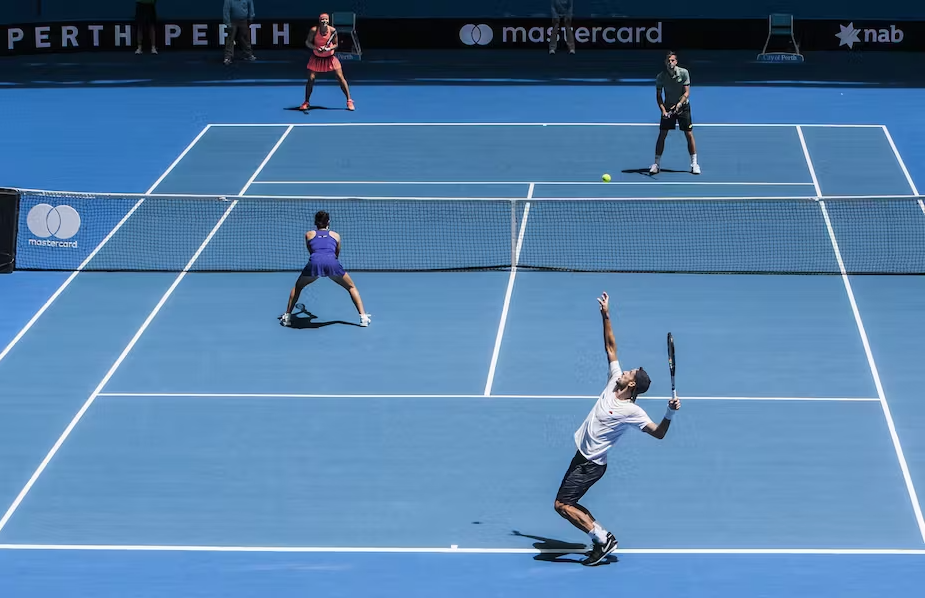
#> input picture my_package/data/2.png, 925 x 598 px, found by its file name
$ python court_line_intersection_v2.py
#> lines starting #> are read from the running program, lines starting #| are printed output that depends on the picture; after the words box and inside, x2 and y2 are one past the last pixel; in counts of white or black regions, pixels touching at a corner belong together
import cv2
import numpy as np
import opencv_wrapper as cvw

###################################################################################

# Load the input image
image = cv2.imread('/home/revanth/Tennistron/tennyson_ws/src/my_package/data/2.png')  # Replace with the path to your image
#> image is the input picture: shape (598, 925, 3); mean B, G, R 165.9, 124.8, 82.5

# Convert the image to grayscale
gray = cv2.cvtColor(image, cv2.COLOR_BGR2GRAY)
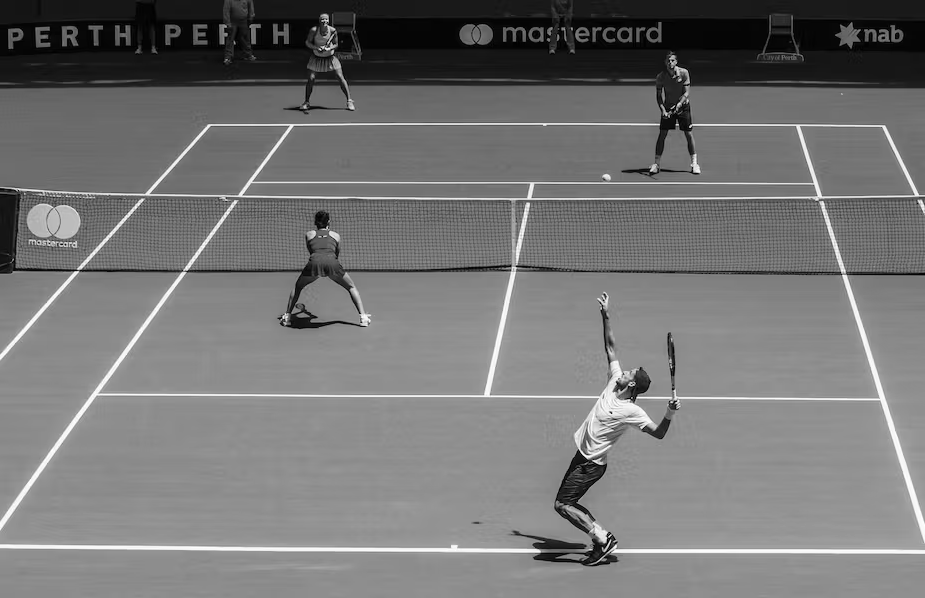
#> gray: shape (598, 925); min 0, max 255, mean 116.9

# Define the lower and upper bounds for the color of the tennis court lines
lower_bound = np.array([200, 200, 200], dtype=np.uint8)  # Adjust as needed
upper_bound = np.array([255, 255, 255], dtype=np.uint8)  # Adjust as needed


# Apply Bilateral blur to the grayscale image to reduce noise
gray_blurred = cv2.bilateralFilter(gray,30,25,75)

# Create a binary mask to isolate the tennis court lines
mask = cv2.inRange(gray_blurred, 200, 255)
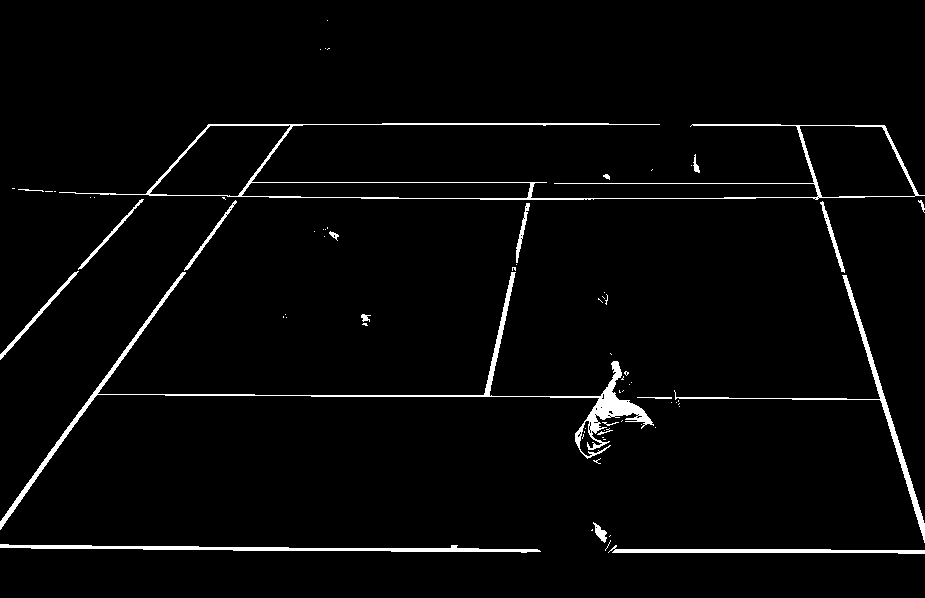
#> mask: shape (598, 925); 2.8% white; 72 white regions (52 under 20 px), largest, box (x1, y1, x2, y2) and area: (0, 272, 654, 530) 4520, (59, 123, 925, 200) 3879, (0, 544, 541, 553) 1914

##############################################################

#dst = cv2.Canny(mask, 50, 200, None, 3)
dst = mask

linesP = cv2.HoughLinesP(dst, 1, np.pi / 180, 50, None, 50, 5)
#> linesP = 63 rows, first 6: [208, 124, 659, 124], [233, 550, 539, 550], [798, 125, 924, 537], [0, 524, 290, 125], [0, 526, 291, 125], [143, 549, 537, 549]


lines_image = np.zeros(image.shape,dtype = "uint8")

if linesP is not None:
    for i in range(0, len(linesP)):
        l = linesP[i][0]
        cv2.line(lines_image, (l[0], l[1]), (l[2], l[3]), (0,0,255), 1, cv2.LINE_AA)
#> this loop made 63 passes
#> l on passes 1 to 12: [208, 124, 659, 124], [233, 550, 539, 550], [798, 125, 924, 537], [0, 524, 290, 125], [0, 526, 291, 125], [143, 549, 537, 549], [361, 198, 755, 198], [391, 551, 540, 551], [821, 202, 924, 539], [31, 548, 478, 548], [250, 182, 546, 182], [608, 552, 924, 552]
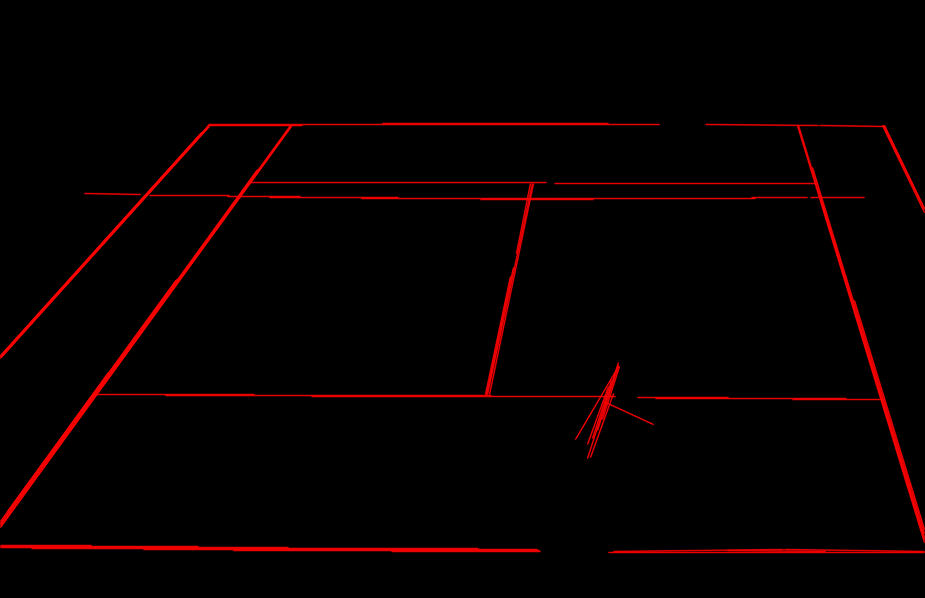
#> lines_image: shape (598, 925, 3); mean of channels 0, 1, 2 0, 0, 6.5; drawn as B, G, R


###################################################################
# Start my code
lines_gray = cv2.cvtColor(lines_image, cv2.COLOR_BGR2GRAY)
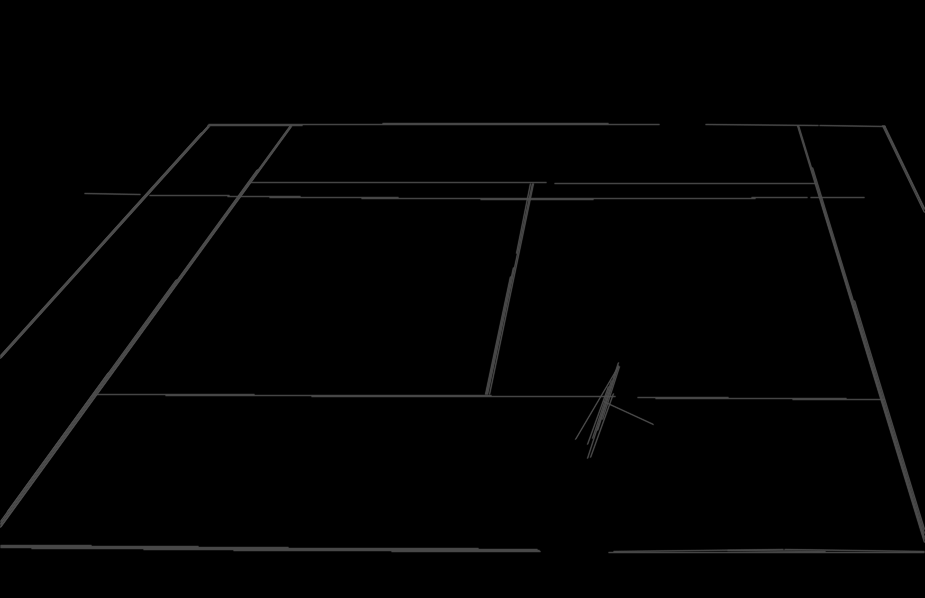
#> lines_gray: shape (598, 925); min 0, max 76, mean 1.9
corners = cv2.cornerHarris(lines_gray, 9, 3, 0.01)
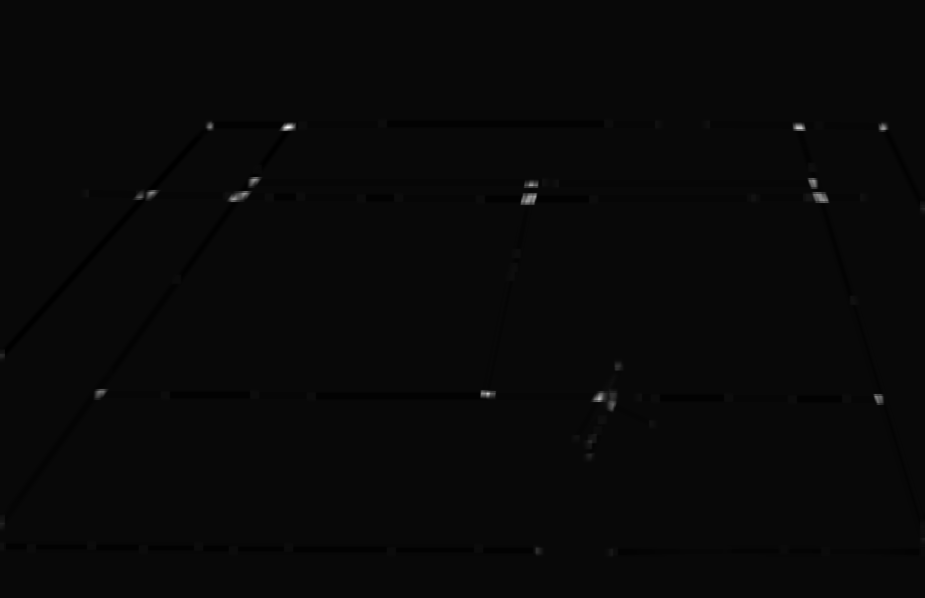
#> corners: shape (598, 925) float32; min -1.13e-05, max 0.000314, mean 4.87e-08; drawn with min black and max white
#> (the run stopped early here; a loop or call above may not have finished)

$ run again, with my_package/data/0.png copied over my_package/data/2.png
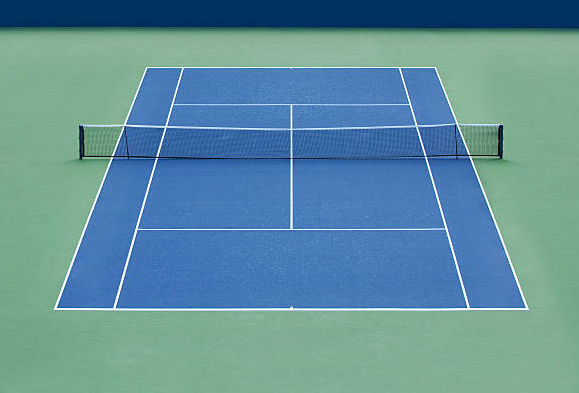
#> input picture my_package/data/0.png, 579 x 393 px, found by its file name
#> image is the input picture: shape (393, 579, 3); mean B, G, R 156.9, 143.8, 96.1
#> `mask = cv2.inRange(gray_blurred, 200, 255)`:
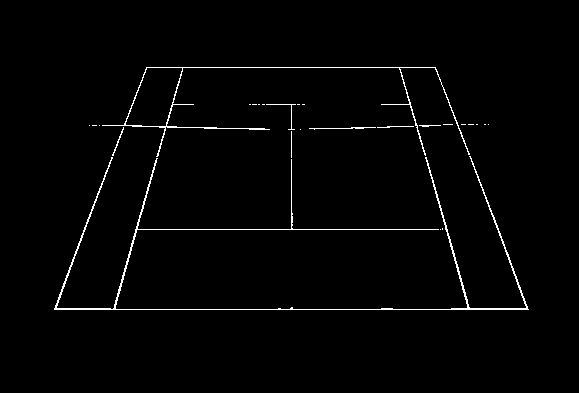
#> mask: shape (393, 579); 1.6% white in thin lines or dots, all inside (x1, y1, x2, y2) = (54, 67, 529, 310)
#> linesP = 18 rows, first 6: [54, 309, 528, 309], [146, 67, 435, 67], [135, 229, 447, 229], [435, 68, 469, 156], [54, 308, 146, 68], [114, 308, 182, 69]
#> the loop `for i in range(0, len(linesP)):` made 18 passes
#> `corners = cv2.cornerHarris(lines_gray, 9, 3, 0.01)`:
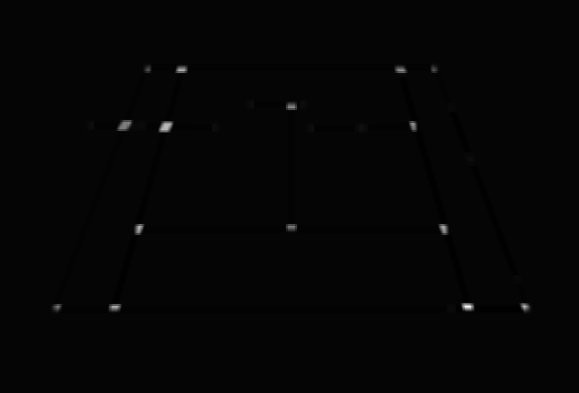
#> corners: shape (393, 579) float32; min -8.01e-06, max 0.000338, mean 3.81e-07; drawn with min black and max white

$ run again, with my_package/data/1.png copied over my_package/data/2.png
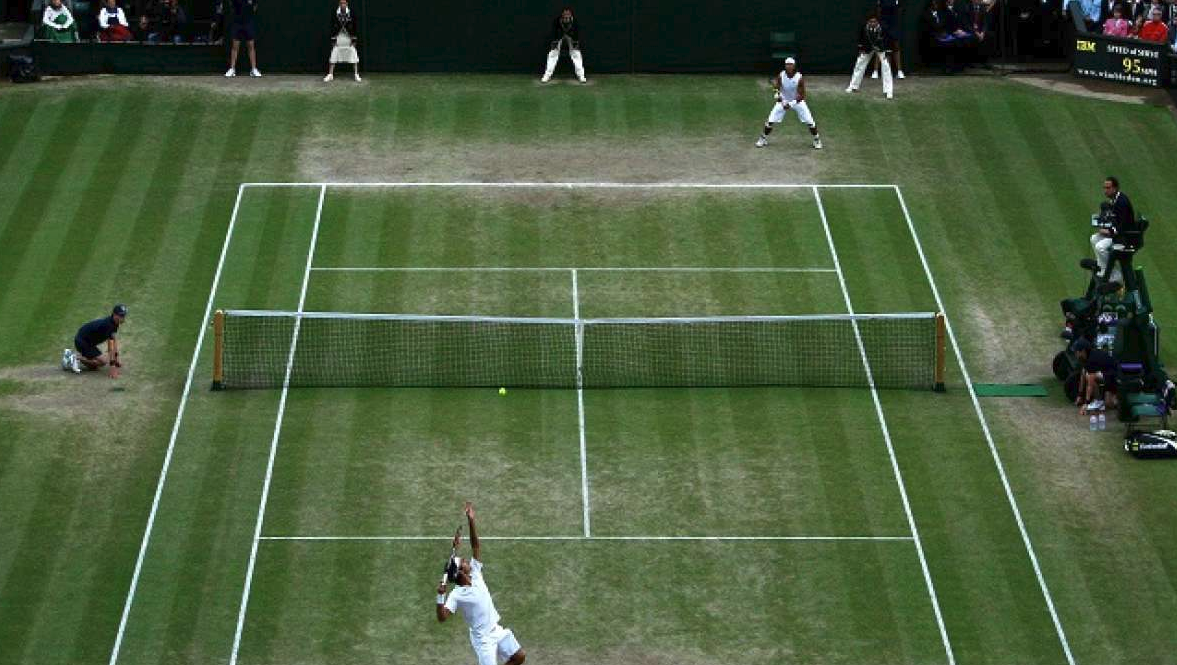
#> input picture my_package/data/1.png, 1177 x 665 px, found by its file name
#> image is the input picture: shape (665, 1177, 3); mean B, G, R 61.6, 94.2, 75.2
#> `mask = cv2.inRange(gray_blurred, 200, 255)`:
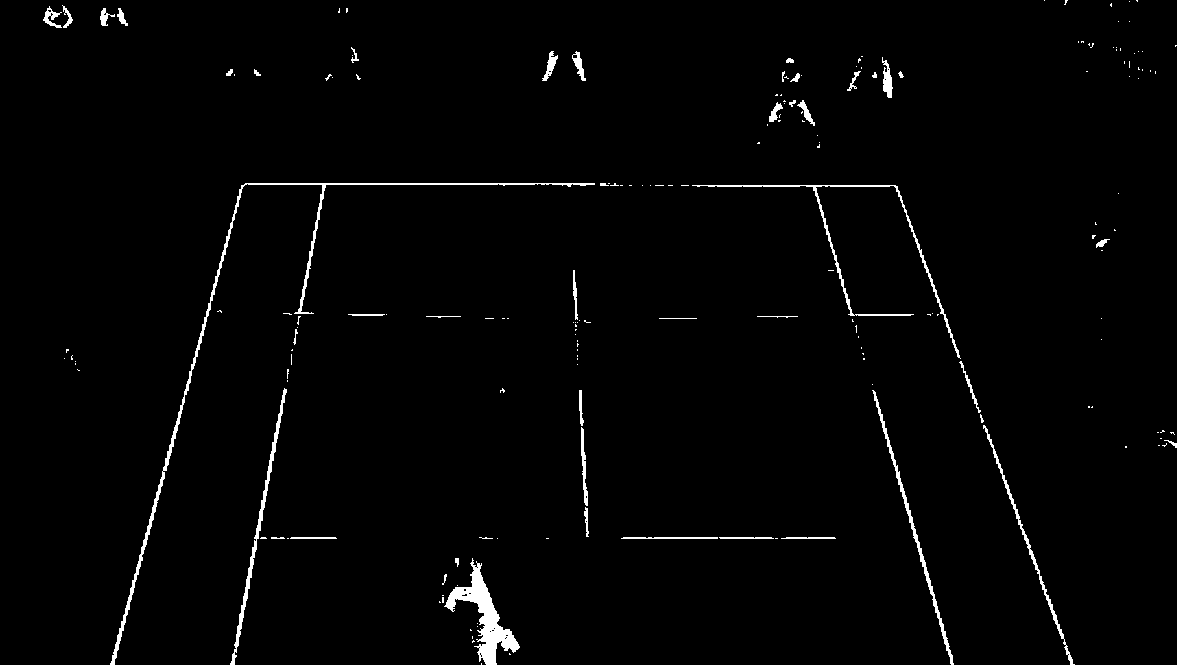
#> mask: shape (665, 1177); 1.6% white; 186 white regions (141 under 20 px), largest, box (x1, y1, x2, y2) and area: (110, 183, 595, 665) 2707, (444, 558, 520, 665) 2271, (692, 185, 961, 359) 1314
#> linesP = 42 rows, first 6: [113, 664, 242, 185], [874, 391, 952, 664], [986, 428, 1072, 664], [897, 186, 1071, 664], [244, 184, 605, 184], [245, 183, 615, 183]
#> the loop `for i in range(0, len(linesP)):` made 42 passes
#> `lines_gray = cv2.cvtColor(lines_image, cv2.COLOR_BGR2GRAY)`:
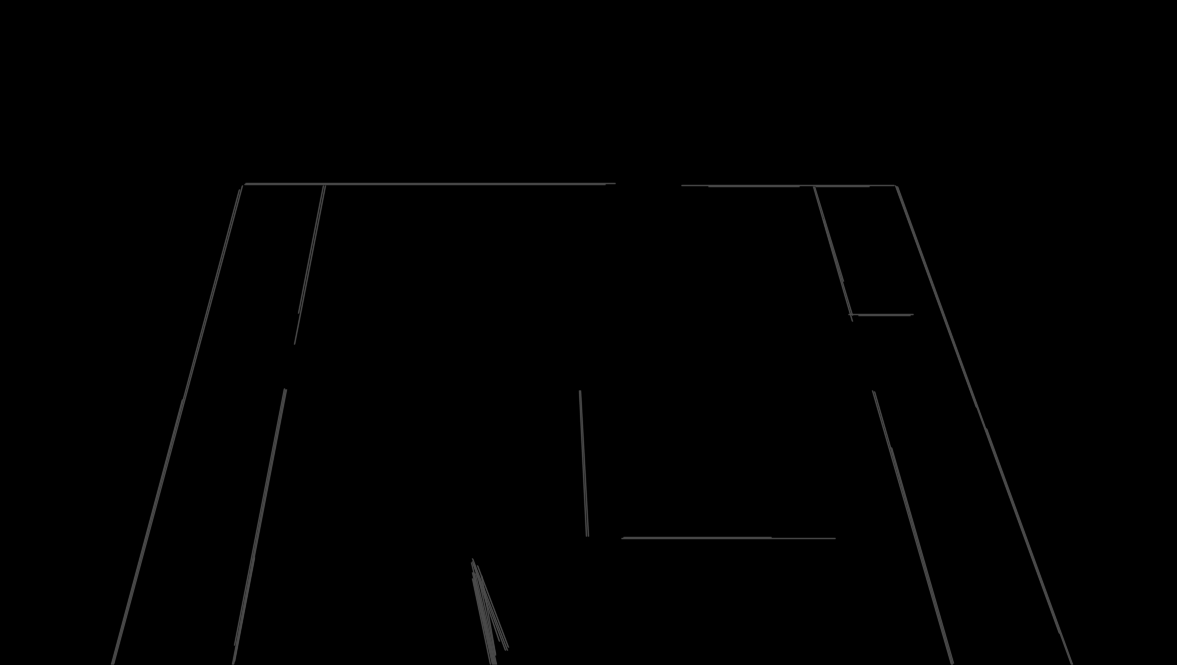
#> lines_gray: shape (665, 1177); min 0, max 76, mean 0.9

$ run again, with my_package/data/3.png copied over my_package/data/2.png
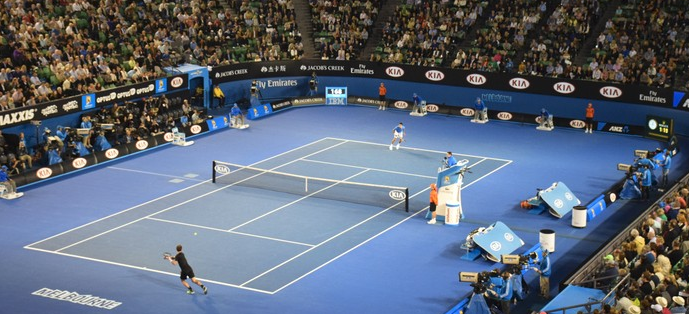
#> input picture my_package/data/3.png, 689 x 314 px, found by its file name
#> image is the input picture: shape (314, 689, 3); mean B, G, R 120.6, 104.2, 93.7
#> `mask = cv2.inRange(gray_blurred, 200, 255)`:
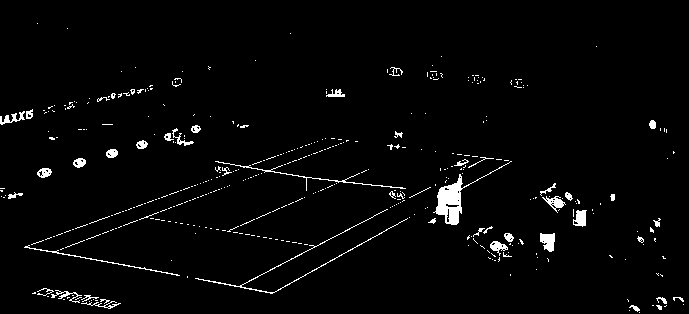
#> mask: shape (314, 689); 2.6% white; 409 white regions (359 under 20 px), largest, box (x1, y1, x2, y2) and area: (433, 161, 512, 225) 875, (195, 209, 408, 294) 452, (215, 161, 406, 191) 282
#> linesP = 17 rows, first 6: [438, 201, 511, 161], [318, 178, 405, 188], [24, 247, 274, 156], [35, 248, 179, 275], [215, 161, 319, 179], [291, 258, 435, 185]
#> the loop `for i in range(0, len(linesP)):` made 17 passes
#> `corners = cv2.cornerHarris(lines_gray, 9, 3, 0.01)`:
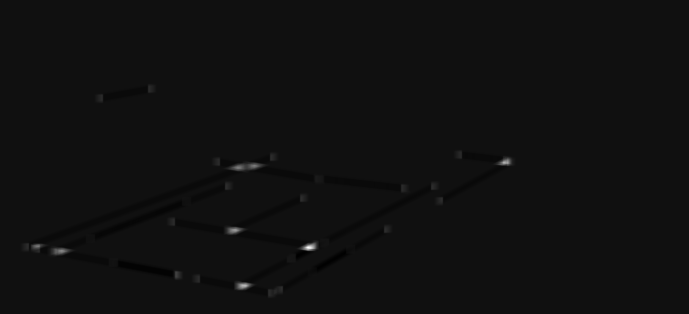
#> corners: shape (314, 689) float32; min -7.72e-06, max 0.00011, mean 2.87e-08; drawn with min black and max white
